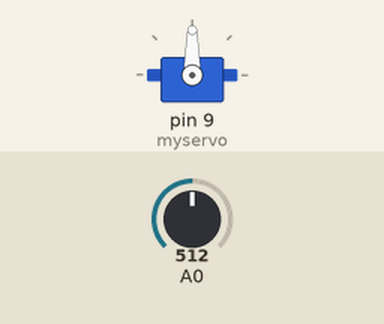
Simulated run of this sketch. Board: Arduino Uno, built with avr-gcc and run on an emulated ATmega328P. Shown: servo. The test bench sets the inputs (shaded band); at power-on: A0 = 512.

Above: at 1.2 s.
1.3 s: A0 set to 556
2.8 s: A0 set to 589
At 3.4 s:
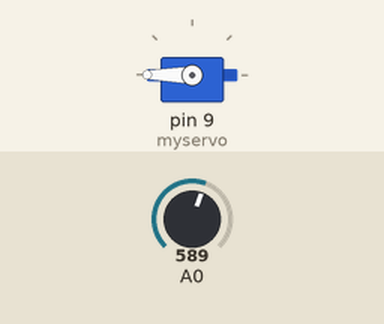
4.3 s: A0 set to 560
At 5.1 s:
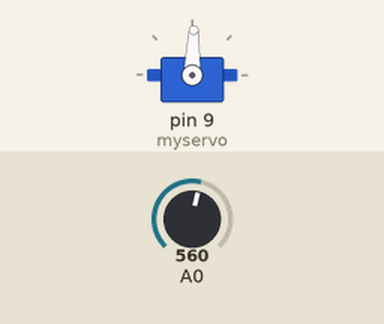
5.9 s: A0 set to 463
7.4 s: A0 set to 434
At 8.1 s:
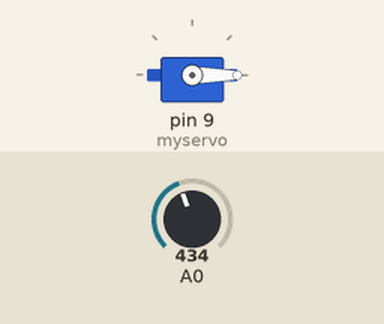
Timing chart, 0 to 9.9 s (numbered marks = the images above; inputs shaded):
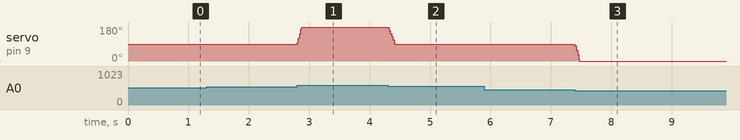

The sketch:

smart_counting_system.ino
```cpp
#include <Servo.h>

Servo myservo;
int pos = 90;          // Home position
int joyX;

void setup() {
  myservo.attach(9);
  myservo.write(pos);
}

void loop() {
  joyX = analogRead(A0);   // Read X-axis

  // Move LEFT fast
  if (joyX < 450) {
    pos -= 6;               // Speed (increase value for more speed)
    if (pos < 0) pos = 0;
  }
  // Move RIGHT fast
  else if (joyX > 570) {
    pos += 6;
    if (pos > 180) pos = 180;
  }
  // Auto return to center when joystick released
  else {
    if (pos < 90) pos += 4;   // return speed
    if (pos > 90) pos -= 4;
  }

  myservo.write(pos);
  delay(5);   // lower delay = more speed & smooth movement
}
```

Measured:
- the behaviour switches between 570 and 571 on A0 (found by bisection; images 0 and 1)
- the behaviour switches between 450 and 449 on A0 (found by bisection; images 2 and 3)
- after the input at 1.3 s, every drawn part: stays the same
- after the input at 2.8 s, servo on pin 9 (myservo): 90° → 180° at once
- after the input at 4.3 s, servo on pin 9 (myservo): 180° → 88° at once
- after the input at 5.9 s, every drawn part: stays the same
- after the input at 7.4 s, servo on pin 9 (myservo): 88° → 0° at once
